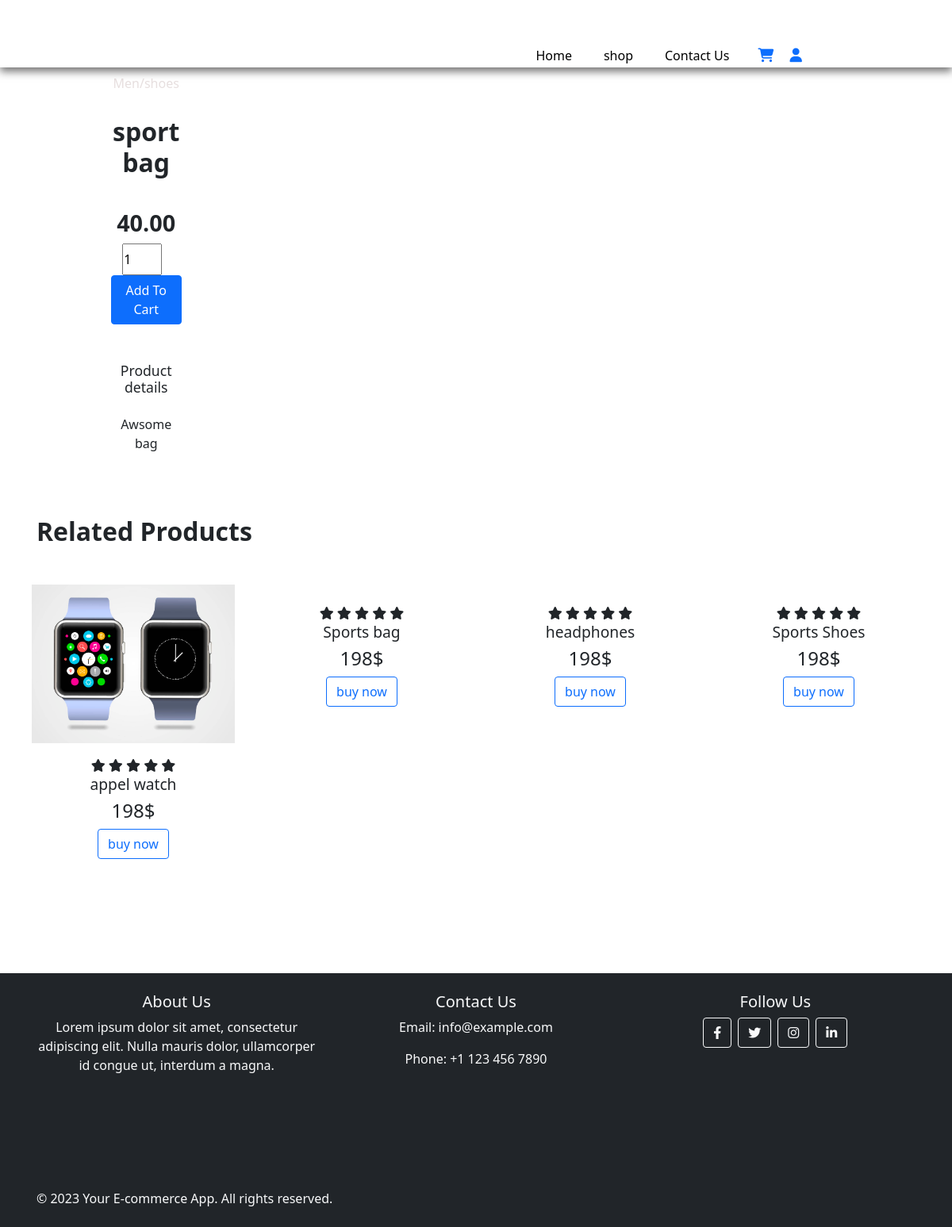
The page /single_product.php?product_id=2 on the database its author committed.
### tables this page shows
CREATE TABLE IF NOT EXISTS `products` (
  `product_id` int NOT NULL AUTO_INCREMENT,
  `product_name` varchar(100) NOT NULL,
  `product_category` varchar(100) NOT NULL,
  `product_description` varchar(255) NOT NULL,
  `product_image` varchar(255) NOT NULL,
  `product_image2` varchar(255) NOT NULL,
  `product_image3` varchar(255) NOT NULL,
  `product_image4` varchar(255) NOT NULL,
  `product_price` decimal(6,2) NOT NULL,
  `product_special_offer` int NOT NULL,
  `product_color` varchar(100) NOT NULL,
  PRIMARY KEY (`product_id`)
);

### single_product.php (the view, shortened to what this page needs)
<?php
include('server/connection.php');
if(isset($_GET['product_id'])){
  $product_id = $_GET['product_id'];
  $stmt = $con->prepare("SELECT * FROM products WHERE product_id = ? ");
  $stmt->bind_param("i", $product_id);
  $stmt->execute();
  $products = $stmt->get_result();
} else {
  header('location: index.php');
}
?>
<?php   include("layouts/header.php");      ?>
<section class="container single-product my-5 pt-5">
    <div class="row" mt-5>
        <div class="col-lg-5 col-md-6 col-sm-12">
        <?php   while($row = $products->fetch_assoc()){ ?>
            <div class="small-img-group">
                <div class="small-img-col">
                </div>
                <div class="small-img-col">
                </div> <div class="small-img-col">
                </div> <div class="small-img-col">
                </div>
            </div>
        </div>
        <div class="col-lg-6 col-md-12 col-sm-12">
           <h6>Men/shoes</h6>
           <h3 class="py-4"> <?php echo $row['product_name'];?> </h3>
           <h2><?php echo $row['product_price'];?></h2>
           <form  method="POST" action="cart.php">
           <input type="number" name="product_quantity" value="1"/>
           <button class="btn btn-primary" type="submit" name="add_to_cart" >Add To Cart</button>
        </form>
           <h4 class="mb-4 mt-5">Product details</h4>
           <span><?php echo $row['product_description'];?>
           </span>
        </div>
        <?php } ?>
        </div>
</section>
<section id="Related_product" class="my-5 pb-5">
    <div class="container text-center mt-5 py-3">
      <h3>Related Products</h3>
    </div>
    <div class="row mx-auto container-fluid">
      <div class="product text-center col-lg-3 col-md-4 col-sm-12">
        <img class="img-fluid mb-3" src="assets/images/feature.jpg" alt="">
        <div class="star">
          <i class="fa-solid fa-star"></i>
          <i class="fa-solid fa-star"></i>
          <i class="fa-solid fa-star"></i>
          <i class="fa-solid fa-star"></i>
          <i class="fa-solid fa-star"></i>
        </div>
        <h5 class="p-name">appel watch</h5>
        <h4 class="p-price">198$</h4>
        <button type="button" class="btn btn-outline-primary">buy now</button>
      </div>
      <div class="product text-center col-lg-3 col-md-4 col-sm-12">
        <div class="star">
          <i class="fa-solid fa-star"></i>
          <i class="fa-solid fa-star"></i>
          <i class="fa-solid fa-star"></i>
          <i class="fa-solid fa-star"></i>
          <i class="fa-solid fa-star"></i>
        </div>
        <h5 class="p-name">Sports bag</h5>
        <h4 class="p-price">198$</h4>
        <button type="button" class="btn btn-outline-primary">buy now</button>
      </div>
      <div class="product text-center col-lg-3 col-md-4 col-sm-12">
        <div class="star">
          <i class="fa-solid fa-star"></i>
          <i class="fa-solid fa-star"></i>
          <i class="fa-solid fa-star"></i>
          <i class="fa-solid fa-star"></i>
          <i class="fa-solid fa-star"></i>
        </div>
        <h5 class="p-name">headphones</h5>
        <h4 class="p-price">198$</h4>
        <button type="button" class="btn btn-outline-primary">buy now</button>
      </div>
      <div class="product text-center col-lg-3 col-md-4 col-sm-12">
        <div class="star">
          <i class="fa-solid fa-star"></i>
          <i class="fa-solid fa-star"></i>
          <i class="fa-solid fa-star"></i>
          <i class="fa-solid fa-star"></i>
          <i class="fa-solid fa-star"></i>
        </div>
        <h5 class="p-name">Sports Shoes</h5>
        <h4 class="p-price">198$</h4>
        <button type="button" class="btn btn-outline-primary">buy now</button>
      </div>
    </div>
  </section>
   <?php   include("layouts/footer.php");      ?>

### assets/css/style.css (style rules this page uses)
* { padding: 0; margin: 0; box-sizing: border-box; }
body { font-family: 'Poppins' sans-serif; }
h2 { font-size:1.8rem; font-weight: 600; }
h3 { font-size:1.5rem; font-weight: 800; }
h4 { font-size:1.3rem; font-weight: 600; }
h4 { font-size:1.1rem; font-weight: 400; }
h6 { color: rgb(231, 223, 223); }
.container { text-align: center; margin-top: 5rem; padding: 1rem; }
h3 { font-size: 2rem; margin-bottom: 1rem; }
.container-fluid { display: flex; justify-content: center; align-items: flex-start; flex-wrap: wrap; }
.product { flex: 0 0 25%; padding: 1rem; text-align: center; }
.product img { width: 100%; max-height: 200px; object-fit: cover; margin-bottom: 1rem; }
.p-name { font-size: 1.2rem; margin-bottom: 0.5rem; }
.p-price { font-size: 1.5rem; margin-bottom: 0.5rem; }
.small-img-group { display: flex; justify-content: space-between; }
.small-img-col { flex-basis:24% ; cursor: pointer; }
.single-product input { width: 50px; height: 40px; padding: left 10px; font-size: 16px; margin-right: 10px; }
.product img { width: 100%; height: auto; box-sizing: border-box; object-fit: cover; }
.container { display: flex; }

### rows shown on the page
products: product_name "sport bag", product_price "40.00", product_description "Awsome bag"
